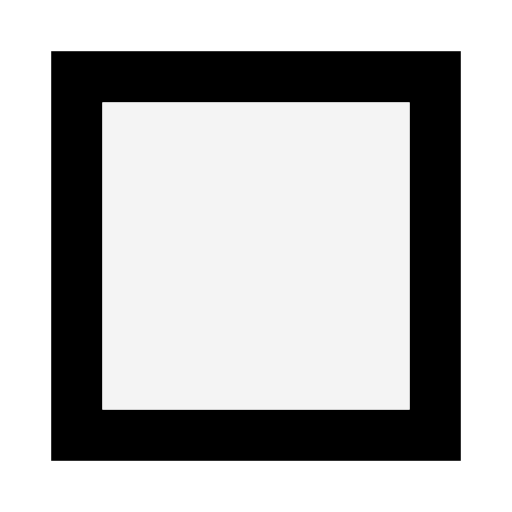
#> input picture number_ar/data/markers/numbers/png/pattern-00.png, 512 x 512 px; its folder holds 5 pictures in this run
$ python markertest_gen.py   (older library calls are emulated)
#> lines starting #> are read from the running program, lines starting #| are printed output that depends on the picture
#Credit: https://stackoverflow.com/questions/2563822/how-do-you-composite-an-image-onto-another-image-with-pil-in-python

from PIL import Image

img_list = ['pattern-0{}.png'.format(i) for i in range(0, 10)] + ['pattern-01.png']

img_pos_list = [((i % 4)*200, int(i/4)*200) for i in range(0, 11)]

visible_list = [[i] for i in range(0, 10)]
visible_list = visible_list + [[1, 10], [1, 3]]
print(visible_list)

for i, v in enumerate(visible_list):
    output_filename = "markertest_%d.png" % i
    background = Image.new('RGBA', (800, 600), (255, 255, 255, 255))
#> background: PIL image 800x600 RGBA; every value is 255

    for j in v:
        img = Image.open(img_list[j], 'r')
#> img is the input picture: PIL image 512x512 RGBA; mean R, G, B, A 179.9, 179.9, 179.9, 255
        img.thumbnail((200, 200), Image.ANTIALIAS)
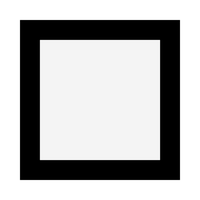
#> img: PIL image 200x200 RGBA; mean R, G, B, A 180, 180, 180, 255

        offset = img_pos_list[j]

        background.paste(img, offset)
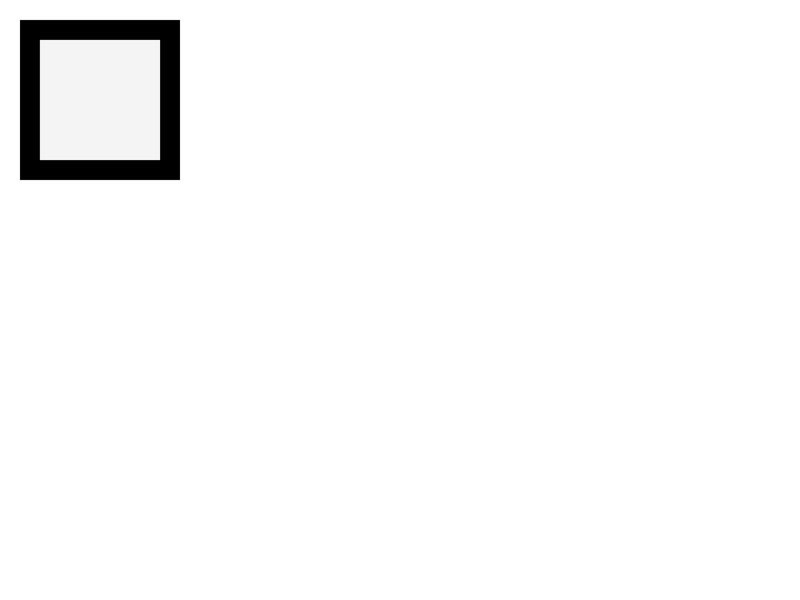
#> background: PIL image 800x600 RGBA; mean R, G, B, A 248.8, 248.8, 248.8, 255

    background.save(output_filename)
#> pass 2 of the loop `for i, v in enumerate(visible_list):`:
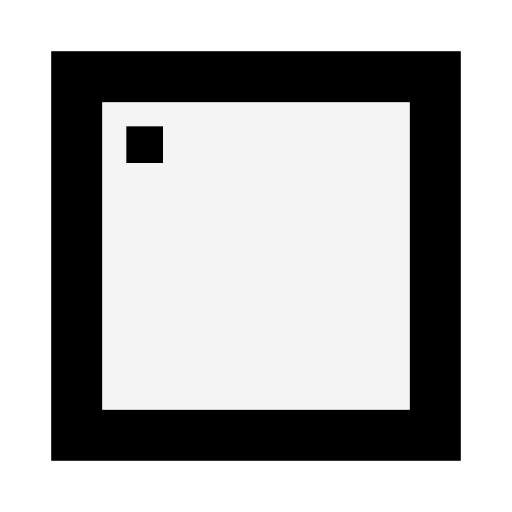
#> input picture number_ar/data/markers/numbers/png/pattern-01.png, 512 x 512 px
#> img is the input picture: PIL image 512x512 RGBA; mean R, G, B, A 178.7, 178.7, 178.7, 255
#> `img.thumbnail((200, 200), Image.ANTIALIAS)`:
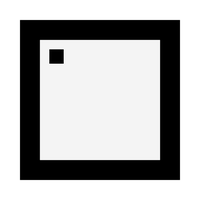
#> img: PIL image 200x200 RGBA; mean R, G, B, A 178.8, 178.8, 178.8, 255
#> `background.paste(img, offset)`:
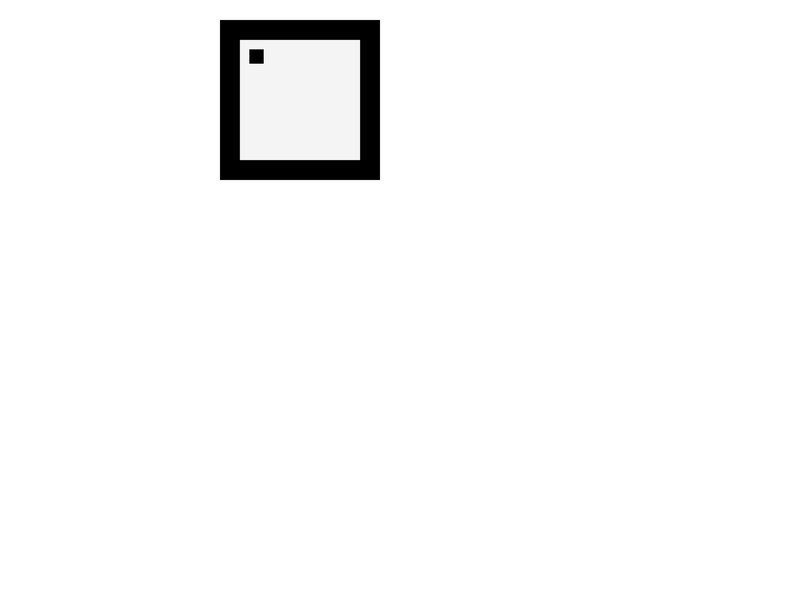
#> background: PIL image 800x600 RGBA; mean R, G, B, A 248.6, 248.6, 248.6, 255
#> pass 3 of the loop `for i, v in enumerate(visible_list):`:
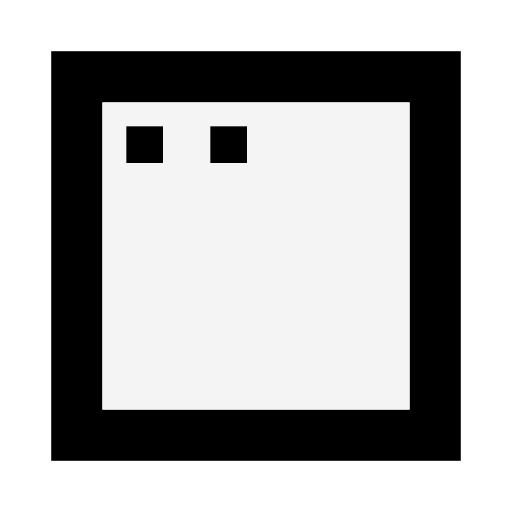
#> input picture number_ar/data/markers/numbers/png/pattern-02.png, 512 x 512 px
#> img is the input picture: PIL image 512x512 RGBA; mean R, G, B, A 177.4, 177.4, 177.4, 255
#> `img.thumbnail((200, 200), Image.ANTIALIAS)`:
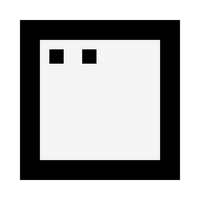
#> img: PIL image 200x200 RGBA; mean R, G, B, A 177.5, 177.5, 177.5, 255
#> `background.paste(img, offset)`:
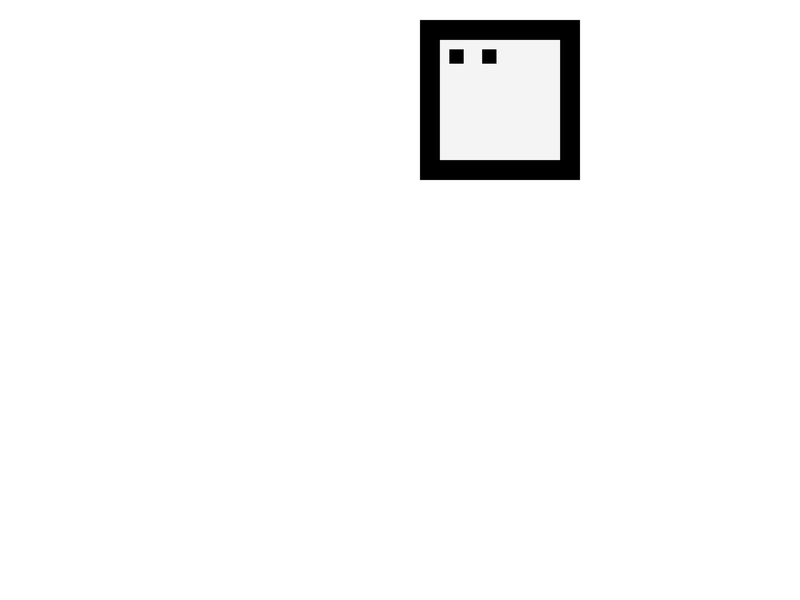
#> background: PIL image 800x600 RGBA; mean R, G, B, A 248.5, 248.5, 248.5, 255
#> (the run stopped early here; a loop or call above may not have finished)
